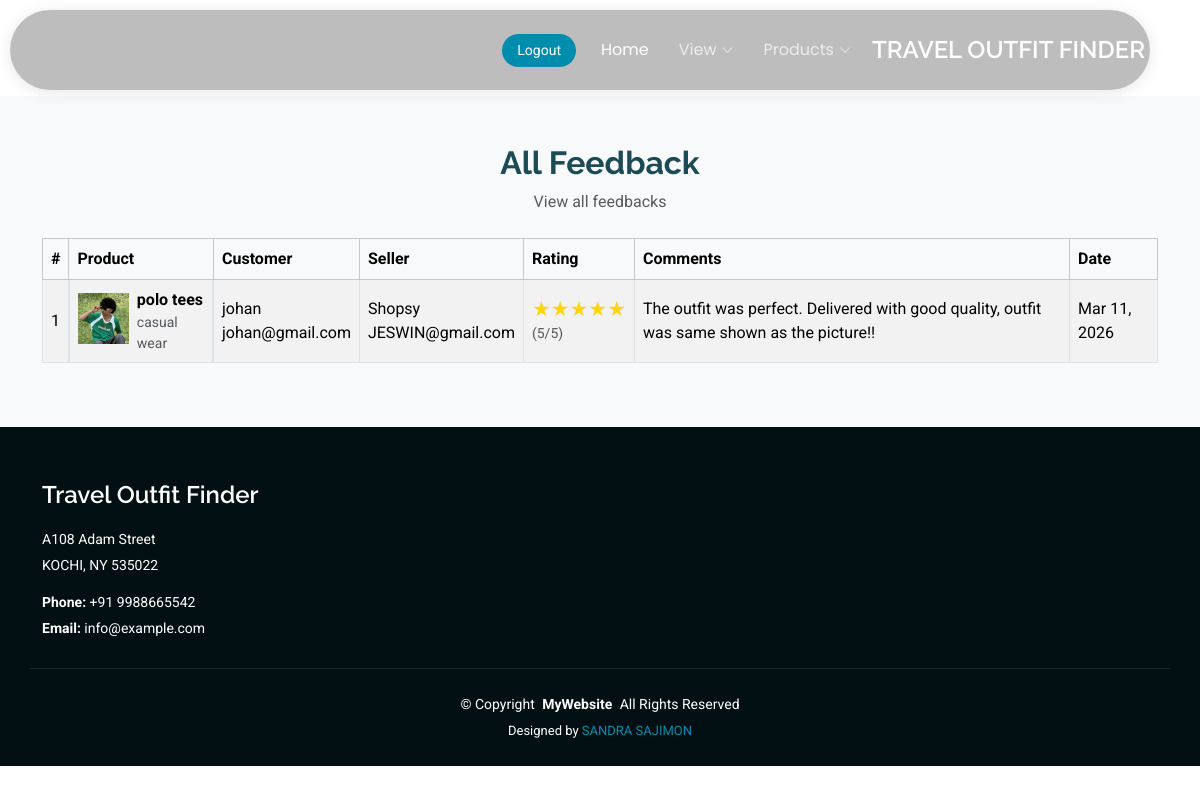
The page /adminFeedbacks on the database its author committed.
### travelapp/models.py (models this page shows, shortened)
class Feedback(models.Model):
    booking = models.ForeignKey(Booking, on_delete=models.CASCADE, null=True)
    rating = models.IntegerField()
    comments = models.TextField()
    feedback_date = models.DateTimeField(auto_now_add=True)

class Booking(models.Model):
    user = models.ForeignKey(User, on_delete=models.CASCADE, null=True)
    product = models.ForeignKey(Product, on_delete=models.CASCADE, null=True)
    quantity = models.IntegerField()
    status = models.CharField(max_length=100, default='Pending')
    total_price = models.FloatField()
    cart_date = models.DateTimeField(auto_now_add=True)
    payment_date=models.DateTimeField(null=True)

class Product(models.Model):
    supplier = models.ForeignKey(Supplier, on_delete=models.CASCADE, null=True)
    name=models.CharField(max_length=100)
    category = models.CharField(max_length=100)
    quantity = models.IntegerField()
    price = models.FloatField()
    description = models.TextField()
    added_date = models.DateTimeField(auto_now_add=True)
    image=models.ImageField(upload_to="product_images/",null=True)
    weather=models.CharField(max_length=100,null=True)
    status=models.CharField(max_length=100,default='Pending',null=True)

class User(models.Model):
    name=models.CharField(max_length=100)
    email=models.EmailField()
    phone=models.BigIntegerField()
    address=models.TextField()
    reg_date=models.DateTimeField(auto_now_add=True)
    user = models.ForeignKey(CustomUser, on_delete=models.CASCADE, null=True)

class Supplier(models.Model):
    compnay_name=models.CharField(max_length=100)
    owner_name=models.CharField(max_length=100)
    email=models.EmailField()
    phone=models.BigIntegerField()
    address=models.TextField()
    proof=models.FileField(upload_to="company_proof/")
    reg_date=models.DateTimeField(auto_now_add=True)
    user = models.ForeignKey(CustomUser, on_delete=models.CASCADE, null=True)

### travelapp/views.py (the view)
# urls.py: path('adminFeedbacks',views.adminFeedbacks,name="adminFeedbacks"),
def adminFeedbacks(request):
    data=Feedback.objects.filter().order_by("-id")
    return render(request,"adminFeedbacks.html",{"data":data})

### templates/adminFeedbacks.html (shortened to what this page needs)
{% extends "adminHome.html" %}
{% block content %}
<br><br><br><br>
<section id="featured-products" class="featured-products section py-5 bg-light">
  <div class="container text-center mb-4" data-aos="fade-up">
    <h2 class="fw-bold">All Feedback</h2>
    <p class="text-muted">View all feedbacks</p>
  </div>
  <div class="container" data-aos="fade-up">
    {% if data %}
    <div class="table-responsive">
      <table class="table table-striped table-bordered align-middle">
        <thead class="table-light">
          <tr>
            <th>#</th>
            <th>Product</th>
            <th>Customer</th>
            <th>Seller</th>
            <th>Rating</th>
            <th>Comments</th>
            <th>Date</th>
          </tr>
        </thead>
        <tbody>
          {% for fb in data %}
          <tr>
            <td>{{ forloop.counter }}</td>
            <td class="d-flex align-items-center">
              <div class="me-2" style="width:56px; height:56px; overflow:hidden">
                <img src="static/media/{{ fb.booking.product.image }}" alt="{{ fb.booking.product.name }}" class="img-fluid">
              </div>
              <div>
                <div class="fw-bold">{{ fb.booking.product.name }}</div>
                <div class="small text-muted">{{ fb.booking.product.category }}</div>
              </div>
            </td>
            <td>{{ fb.booking.user.name }} <br> {{ fb.booking.user.email }}</td>
            <td>{{ fb.booking.product.supplier.compnay_name }} <br> {{ fb.booking.product.supplier.email }}</td>
            <td>
              <div class="feedback-stars" style="--rating: {{ fb.rating }};">
                <div class="stars-outer">★★★★★</div>
                <div class="stars-inner" style="width: calc(var(--rating) / 5 * 100%);">★★★★★</div>
              </div>
              <div class="small text-muted">({{ fb.rating }}/5)</div>
            </td>
            <td>{{ fb.comments }}</td>
            <td>{{ fb.feedback_date|date:"M d, Y" }}</td>
          </tr>
          {% endfor %}
        </tbody>
      </table>
    </div>
    {% else %}
      <p class="text-center text-muted">No feedback available yet.</p>
    {% endif %}
  </div>
</section>
{% endblock %}

### templates/adminFeedbacks.html (style rules this page uses)
.feedback-stars { display:inline-block;position:relative;font-size:18px;line-height:1 }
.feedback-stars .stars-outer { color:#ddd }
.feedback-stars .stars-inner { position:absolute;left:0;top:0;overflow:hidden;color:gold;white-space:nowrap }

### rows shown on the page
Feedback: booking.product.image (picture), booking.product.name "polo tees", booking.product.category "casual wear", booking.user.name "johan", booking.user.email "johan@gmail.com", booking.product.supplier.compnay_name "Shopsy", booking.product.supplier.email "JESWIN@gmail.com", rating "5", comments "The outfit was perfect. Delivered with good quality, outfit was same shown as the picture!!", feedback_date "Mar 11, 2026"
